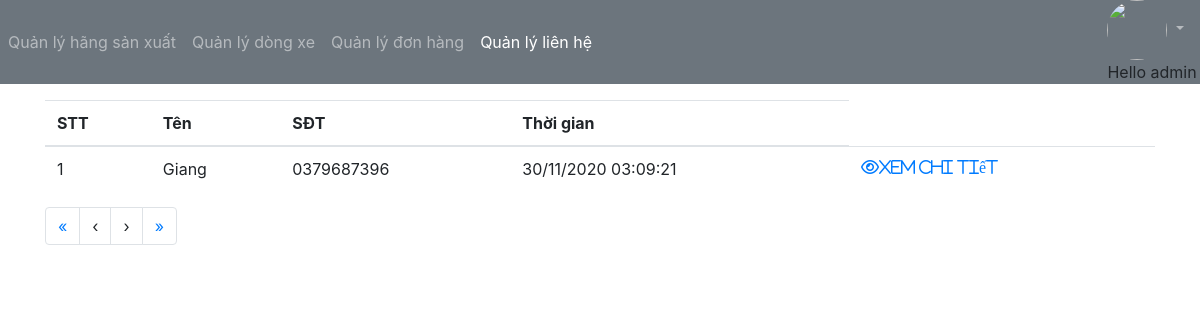
/staff/list-contact (signed in), run on an earlier commit of the app's database.
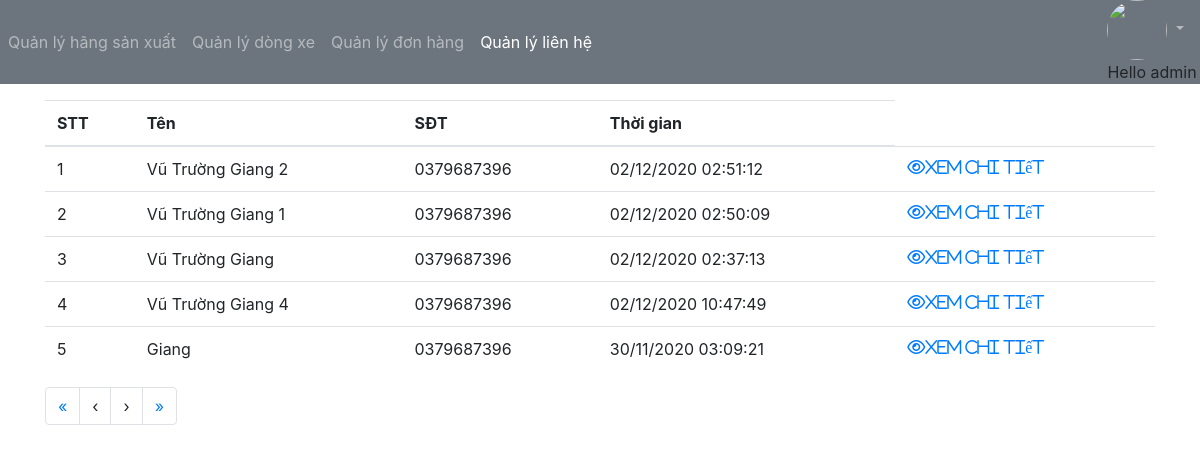
And on a later commit of the database.
### app/models.py (models this page shows, shortened)
class Contact(models.Model):
    customer_name=models.CharField(max_length=50,default='')
    customer_email=models.CharField(max_length=100,default='')
    customer_phone=models.CharField(max_length=20,default='')
    customer_content=models.TextField(default='')
    contact_date=models.DateTimeField()

### app/views_staff.py (the view)
@login_required
def listContact(request):
    page = request.GET.get('page', '')
    page = int(page) if page.isdigit() else 1
    pageSize=settings.PAGE_SIZE
    start = (page-1) * pageSize
    end = start + pageSize
    contactList = Contact.objects.all()
    contactList = contactList.order_by('-contact_date')
    total = contactList.count()
    numpage = math.ceil(total/pageSize)
    context = {
        'contactList': contactList[start:end],
        'page': page,
        'start': start,
        'end': end,
        'numpage': numpage,
    }
    return render(request, 'staff/contact/list.html', context)

### app/templates/staff/contact/list.html
{% extends "../base_staff.html" %}
{% block menu %}
  {% with page=4 %}
    {{block.super}}
  {% endwith %}
{% endblock %}
{% block content %}
<div class="container pt-3">
    <table class="table">
        <thead>
            <tr>
                <th>STT</th>
                <th>Tên</th>
                <th>SĐT</th>
                <th>Thời gian</th>
            </tr>
        </thead>
        <tbody>
            {% for c in contactList %}
            <tr>
                <td>{{forloop.counter}}</td>
                <td>{{c.customer_name}}</td>
                <td>{{c.customer_phone}}</td>
                <td>{{c.contact_date|date:"d/m/yy h:i:s"}}</td>
                <td>
                    <a title="Xem" href="{% url 'view-contact' c.id %}" ><i class="fa fa-eye">Xem chi tiết</i></a>
                </td>
            </tr>
            {% endfor %}
        </tbody>
    </table>
    <ul class="pagination">
        <li class="page-item"><a class="page-link" href='/staff/list-contact?page=1'>&laquo;</a></li>
        <li class="page-item"><a class="page-link"
          {% if page > 1 %} href='/staff/list-contact?page={{page|add:-1}}' {% endif %}>&lsaquo;</a></li>
        <li class="page-item"><a class="page-link"
          {% if page < numpage %} href='/staff/list-contact?page={{page|add:1}}' {% endif %}>&rsaquo;</a></li>
        <li class="page-item"><a class="page-link" href='/staff/list-contact?page={{numpage}}'>&raquo;</a></li>
      </ul>
</div>
{% endblock %}

What changed in the data, as far as the page shows it:
added Contact: customer_name "Vũ Trường Giang 2", customer_phone "0379687396", contact_date "02/12/2020 02:51:12"
added Contact: customer_name "Vũ Trường Giang 1", customer_phone "0379687396", contact_date "02/12/2020 02:50:09"
added Contact: customer_name "Vũ Trường Giang", customer_phone "0379687396", contact_date "02/12/2020 02:37:13"
added Contact: customer_name "Vũ Trường Giang 4", customer_phone "0379687396", contact_date "02/12/2020 10:47:49"
